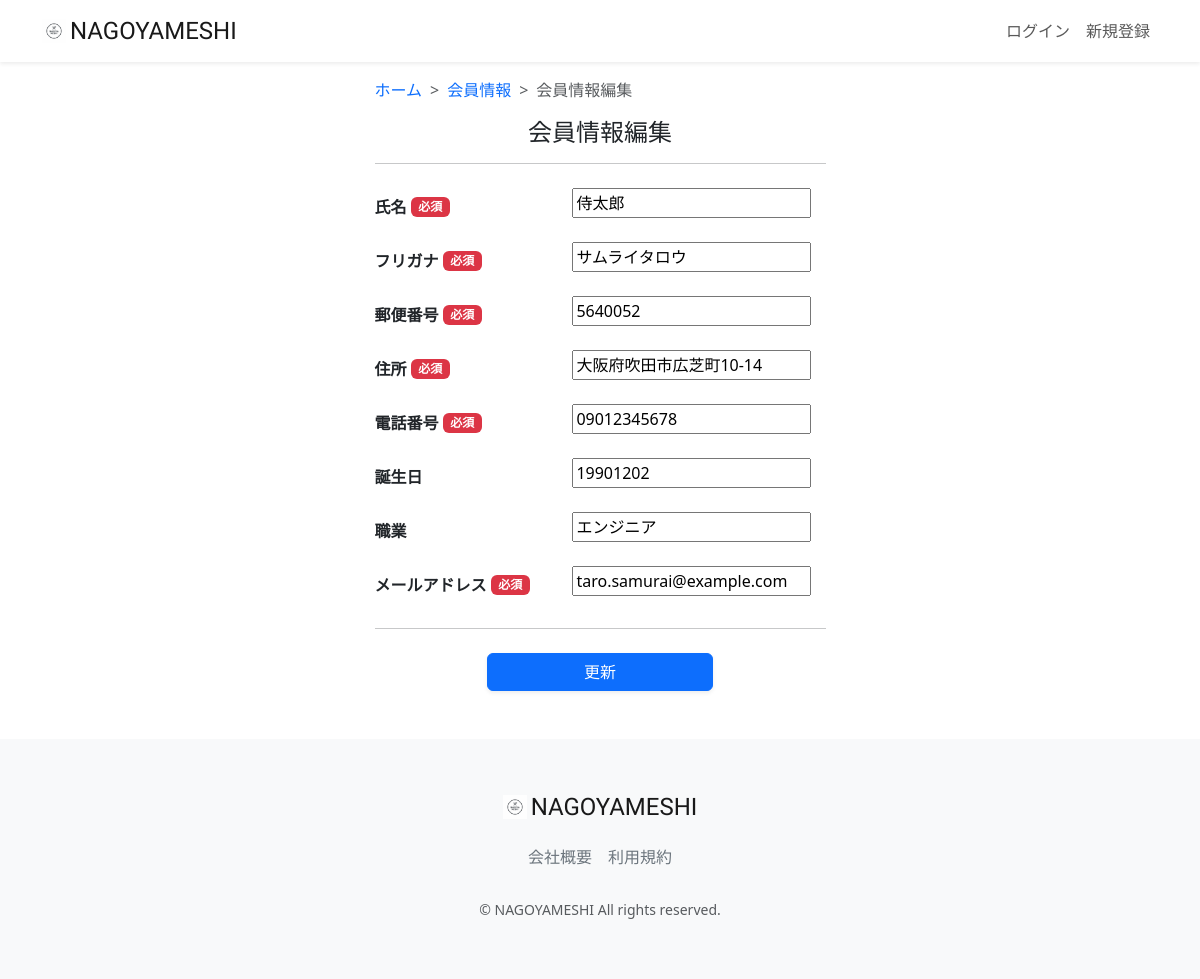
The page /accounts/user-update/2/ on the database its author committed.
### accounts/models.py (models this page shows, shortened)
class CustomUser(AbstractUser):
    user_name = models.CharField(max_length=128, null=True, blank=True,verbose_name='ユーザー名前')
    hurigana = models.CharField(max_length=128, null=True, blank=True,verbose_name='フリガナ')
    zip_code = models.CharField(max_length=16, null=True, blank=True,verbose_name='郵便番号')
    address = models.CharField(max_length=255, null=True, blank=True,verbose_name='住所')
    phone_number = models.CharField(max_length=20, null=True, blank=True,verbose_name='電話番号')
    birthday = models.CharField(max_length=20, null=True, blank=True,verbose_name='誕生日')
    job = models.CharField(max_length=255, null=True, blank=True,verbose_name='職業')
    is_subscribed = models.BooleanField(default=False, verbose_name='有料会員')
    card_name = models.CharField(max_length=128, null=True, blank=True,verbose_name='カード名義')
    card_number = models.CharField(max_length=128, null=True, blank=True,verbose_name='カード番号')
    class Meta:
        verbose_name_plural = 'CustomUser'

### accounts/views.py (the view, shortened to what this page needs)
# urls.py: path("user-update/<int:pk>/", views.UserUpdateView.as_view(), name="user_update"),
class UserUpdateView(generic.UpdateView):
    model = models.CustomUser
    template_name = 'user/user_update.html'
    form_class = forms.UserUpdateForm

### accounts/forms.py (shortened to what this page needs)
class UserUpdateForm(forms.ModelForm):
    class Meta:
      model = CustomUser
      fields = ('user_name', 'hurigana', 'zip_code', 'address', 'phone_number','birthday', 'job', 'email',)

### accounts/templates/user/user_update.html (shortened to what this page needs)
{% extends "layout/base.html" %}
{% load static %}
{% block content %}
<main>
  <div class="container nagoyameshi-container pb-5">
    <div class="row justify-content-center">
      <div class="col-xl-5 col-lg-6 col-md-8">
        <nav class="my-3" style="--bs-breadcrumb-divider: '>';" aria-label="breadcrumb">
          <ol class="breadcrumb mb-0">
            <li class="breadcrumb-item"><a href="{% url 'top_page'%}">ホーム</a></li>
            <li class="breadcrumb-item"><a href="{% url 'user_detail' user.id %}">会員情報</a></li>
            <li class="breadcrumb-item active" aria-current="page">会員情報編集</li>
          </ol>
        </nav>
        <h1 class="mb-3 text-center">会員情報編集</h1>
          <hr class="mb-4">
            <form method="POST" enctype='multipart/form-data'>
            <div class="form-group row mb-3">
              <label for="name" class="col-md-5 col-form-label text-md-left fw-bold">
                <div class="d-flex align-items-center">
                  <span class="me-1">氏名</span>
                  <span class="badge bg-danger">必須</span>
                </div>
              </label>
                <div class="col-md-7">
                  {{ form.user_name }}
                </div>
            </div>
            <div class="form-group row mb-3">
              <label for="kana" class="col-md-5 col-form-label text-md-left fw-bold">
                <div class="d-flex align-items-center">
                  <span class="me-1">フリガナ</span>
                  <span class="badge bg-danger">必須</span>
                </div>
              </label>
              <div class="col-md-7">
                {{ form.hurigana }}
              </div>
            </div>
            <div class="form-group row mb-3">
              <label for="postal_code" class="col-md-5 col-form-label text-md-left fw-bold">
                <div class="d-flex align-items-center">
                  <span class="me-1">郵便番号</span>
                  <span class="badge bg-danger">必須</span>
                </div>
              </label>
                <div class="col-md-7">
                  {{ form.zip_code }}
                </div>
            </div>
            <div class="form-group row mb-3">
              <label for="address" class="col-md-5 col-form-label text-md-left fw-bold">
                <div class="d-flex align-items-center">
                  <span class="me-1">住所</span>
                  <span class="badge bg-danger">必須</span>
                </div>
              </label>
                <div class="col-md-7">
                  {{ form.address }}
                </div>
              </div>
            <div class="form-group row mb-3">
              <label for="phone_number" class="col-md-5 col-form-label text-md-left fw-bold">
                <div class="d-flex align-items-center">
                  <span class="me-1">電話番号</span>
                  <span class="badge bg-danger">必須</span>
                </div>
              </label>
                <div class="col-md-7">
                  {{ form.phone_number }}
                </div>
              </div>
            <div class="form-group row mb-3">
              <label for="birthday" class="col-md-5 col-form-label text-md-left fw-bold">誕生日</label>
                <div class="col-md-7">
                  {{ form.birthday }}
                </div>
            </div>
            <div class="form-group row mb-3">
              <label for="occupation" class="col-md-5 col-form-label text-md-left fw-bold">職業</label>
                <div class="col-md-7">
                  {{ form.job }}
            </div>
          </div>
          <div class="form-group row mb-3">
            <label for="email" class="col-md-5 col-form-label text-md-left fw-bold">
              <div class="d-flex align-items-center">
                <span class="me-1">メールアドレス</span>
                <span class="badge bg-danger">必須</span>
              </div>
            </label>
              <div class="col-md-7">
                {{ form.email }}
              </div>
          </div>
          <hr class="my-4">
          <div class="form-group d-flex justify-content-center">
            <button type="submit" class="btn btn-primary text-white shadow-sm w-50">更新</button>
          </div>
        </form>
      </div>
    </div>
  </div>
</main>
{% endblock %}

### static/css/nagoyameshi.css (style rules this page uses)
h1 { font-size: 1.5rem; }
a { text-decoration: none !important; }

### rows shown on the page
CustomUser: user_name "侍太郎", hurigana "サムライタロウ", zip_code "5640052", address "大阪府吹田市広芝町10-14", phone_number "09012345678", birthday "19901202", job "エンジニア", email "taro.samurai@example.com"
